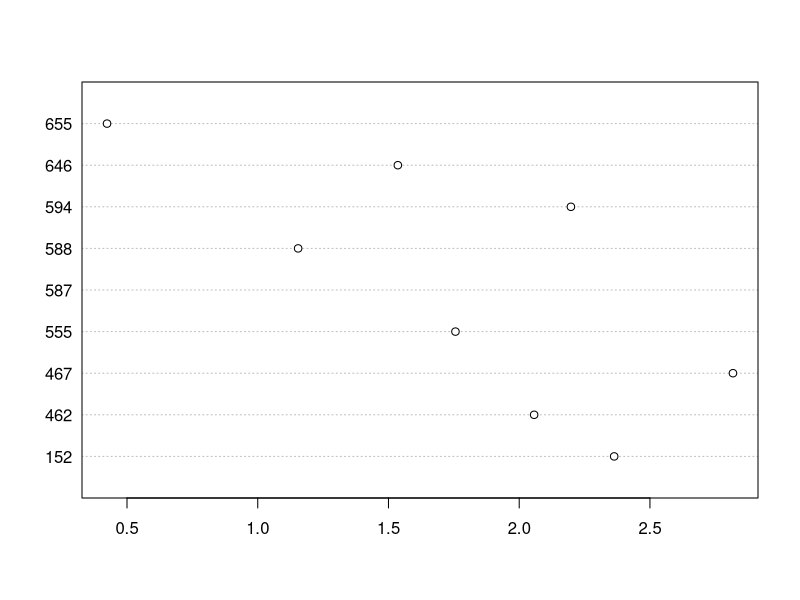
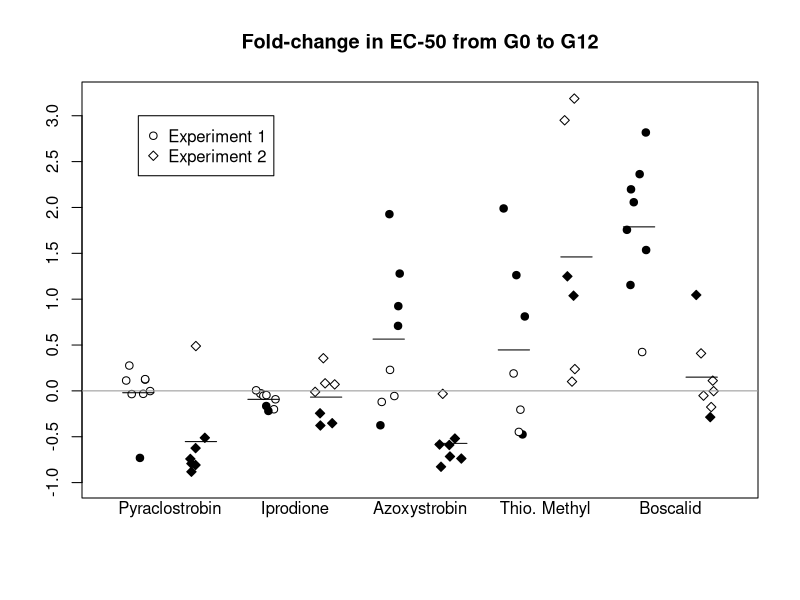

Reproduce these figures in R, in order.
#setwd("~/Documents/people/sajeewa amaradasa/sublethal paper/sublethalstressmanuscript")
#EC50 <- read.csv("~/Documents/people/sajeewa amaradasa/sublethal paper/sublethalstressmanuscript/EC50.csv")
EC2 <- read.csv("EC50V2.csv")

dotchart(EC2$Fold_Exp1[as.logical(match(EC2$Fungicide, "Boscalid", nomatch = F))], labels=EC2$IsolateID[as.logical(match(EC2$Fungicide, "Boscalid"))])
bos_1 <- EC2$Fold_Exp1[as.logical(match(EC2$Fungicide, "Boscalid", nomatch = F))]
bos_2 <- EC2$Fold_Exp2[as.logical(match(EC2$Fungicide, "Boscalid", nomatch = F))]
az_1 <- EC2$Fold_Exp1[as.logical(match(EC2$Fungicide, "Azoxystrobin", nomatch = F))]
az_2 <- EC2$Fold_Exp2[as.logical(match(EC2$Fungicide, "Azoxystrobin", nomatch = F))]
ip_1 <- EC2$Fold_Exp1[as.logical(match(EC2$Fungicide, "Iprodione", nomatch = F))]
ip_2 <- EC2$Fold_Exp2[as.logical(match(EC2$Fungicide, "Iprodione", nomatch = F))]
py_1 <- EC2$Fold_Exp1[as.logical(match(EC2$Fungicide, "Pyraclostrobin", nomatch = F))]
py_2 <- EC2$Fold_Exp2[as.logical(match(EC2$Fungicide, "Pyraclostrobin", nomatch = F))]
tm_1 <- EC2$Fold_Exp1[as.logical(match(EC2$Fungicide, "ThiophanateMethyl", nomatch = F))]
tm_2 <- EC2$Fold_Exp2[as.logical(match(EC2$Fungicide, "ThiophanateMethyl", nomatch = F))]

bs1 <- EC2$sig[as.logical(match(EC2$Fungicide, "Boscalid", nomatch = F))]
bs2 <- EC2$sig.1[as.logical(match(EC2$Fungicide, "Boscalid", nomatch = F))]
as1 <- EC2$sig[as.logical(match(EC2$Fungicide, "Azoxystrobin", nomatch = F))]
as2 <- EC2$sig.1[as.logical(match(EC2$Fungicide, "Azoxystrobin", nomatch = F))]
is1 <- EC2$sig[as.logical(match(EC2$Fungicide, "Iprodione", nomatch = F))]
is2 <- EC2$sig.1[as.logical(match(EC2$Fungicide, "Iprodione", nomatch = F))]
ps1 <- EC2$sig[as.logical(match(EC2$Fungicide, "Pyraclostrobin", nomatch = F))]
ps2 <- EC2$sig.1[as.logical(match(EC2$Fungicide, "Pyraclostrobin", nomatch = F))]
ts1 <- EC2$sig[as.logical(match(EC2$Fungicide, "ThiophanateMethyl", nomatch = F))]
ts2 <- EC2$sig.1[as.logical(match(EC2$Fungicide, "ThiophanateMethyl", nomatch = F))]

b1 <- as.logical(match(bs1, "n", nomatch=F))
b1[is.na(bs1)] <- NA
b2 <- as.logical(match(bs2, "n", nomatch=F))
b2[is.na(bs2)] <- NA
a1 <- as.logical(match(as1, "n", nomatch=F))
a1[is.na(as1)] <- NA
a2 <- as.logical(match(as2, "n", nomatch=F))
a2[is.na(as2)] <- NA
i1 <- as.logical(match(is1, "n", nomatch=F))
i1[is.na(is1)] <- NA
i2 <- as.logical(match(is2, "n", nomatch=F))
i2[is.na(is2)] <- NA
p1 <- as.logical(match(ps1, "n", nomatch=F))
p1[is.na(ps1)] <- NA
p2 <- as.logical(match(ps2, "n", nomatch=F))
p2[is.na(ps2)] <- NA
t1 <- as.logical(match(ts1, "n", nomatch=F))
t1[is.na(ts1)] <- NA
t2 <- as.logical(match(ts2, "n", nomatch=F))
t2[is.na(ts2)] <- NA

#bavg <- mean(c(bos_1,bos_2), na.rm=T) #5
#aavg <- mean(c(az_1,az_2), na.rm=T)  #3
#iavg <- mean(c(ip_1,ip_2), na.rm=T)  #2
#pavg <- mean(c(py_1,py_2), na.rm=T)  #1
#tavg <- mean(c(tm_1,tm_2), na.rm=T)  #4
#avg <- bavg
#avg <- append(bavg,c(aavg, iavg, pavg, tavg))


#set.seed(1)
##Don't print the axes labels
par(ann=FALSE)

##Plot first set of data.
##Need to check for sensible ranges
##Use the jitter function to spread data out.
plot(jitter(rep(0,9),amount=0.2), py_1, pch=21, bg=!p1, col=1,
     xlim=range(-0.5,9.5), ylim=range(-1,3.2),
     axes=FALSE,frame.plot=TRUE)
points(jitter(rep(1,9), amount=0.2), py_2, pch=23, bg=!p2, col=1)
points(jitter(rep(2,9), amount=0.2), ip_1, pch=21, bg=!i1, col=1)
points(jitter(rep(3,9), amount=0.2), ip_2, pch=23, bg=!i2, col=1)
points(jitter(rep(4,9), amount=0.2), az_1, pch=21, bg=!a1, col=1)
points(jitter(rep(5,9), amount=0.2), az_2, pch=23, bg=!a2, col=1)
points(jitter(rep(6,9), amount=0.2), tm_1, pch=21, bg=!t1, col=1)
points(jitter(rep(7,9), amount=0.2), tm_2, pch=23, bg=!t2, col=1)
points(jitter(rep(8,9), amount=0.2), bos_1, pch=21, bg=!b1, col=1)
points(jitter(rep(9,9), amount=0.2), bos_2, pch=23, bg=!b2, col=1)

##Add in the y-axis
axis(2, seq(-1,3.1,by=0.5))

##Add in the x-axis labels
mtext("Pyraclostrobin", side = 1, at=0.5)
mtext("Iprodione", side = 1, at=2.5)
mtext("Azoxystrobin", side = 1, at=4.5)
mtext("Thio. Methyl", side = 1, at=6.5)
mtext("Boscalid", side = 1, at=8.5)

##Add in the means
segments(-0.25, mean(py_1, na.rm = T), 0.25, mean(py_1, na.rm = T))
segments(0.75, mean(py_2, na.rm = T), 1.25, mean(py_2, na.rm = T))
segments(1.75, mean(ip_1, na.rm = T), 2.25, mean(ip_1, na.rm = T))
segments(2.75, mean(ip_2, na.rm = T), 3.25, mean(ip_2, na.rm = T))
segments(3.75, mean(az_1, na.rm = T), 4.25, mean(az_1, na.rm = T))
segments(4.75, mean(az_2, na.rm = T), 5.25, mean(az_2, na.rm = T))
segments(5.75, mean(tm_1, na.rm = T), 6.25, mean(tm_1, na.rm = T))
segments(6.75, mean(tm_2, na.rm = T), 7.25, mean(tm_2, na.rm = T))
segments(7.75, mean(bos_1, na.rm = T), 8.25, mean(bos_1, na.rm = T))
segments(8.75, mean(bos_2, na.rm = T), 9.25, mean(bos_2, na.rm = T))
abline(h = 0, col = "gray60")

##Add in the legend
legend(0, 3.0, c("Experiment 1", "Experiment 2"), col=1, pch=c(21,23))
title(main = "Fold-change in EC-50 from G0 to G12")

#############################  EOF  ########################################

